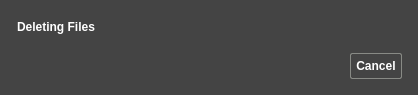
<?xml version="1.0" encoding="UTF-8"?>
<ui version="4.0">
 <class>DialogDelete</class>
 <widget class="QDialog" name="DialogDelete">
  <property name="geometry">
   <rect>
    <x>0</x>
    <y>0</y>
    <width>418</width>
    <height>95</height>
   </rect>
  </property>
  <property name="windowTitle">
   <string>Deleting</string>
  </property>
  <property name="styleSheet">
   <string notr="true">QWidget
{	
	background-color: #444444;
	font: bold 12px;
	color:  white;
	font: 700 10pt &quot;Comfortaa&quot;;
}
QLabel{
	padding-left: 3px;
	padding-right: 3px;
}

QLineEdit
{
border: 1px solid rgb(136, 138, 133);
}

QPushButton
{
	margin: 5px;
	padding: 5px;
	border: 1px solid rgb(136, 138, 133);
    border-radius: 2px;
	text-align: center;
}
QPushButton::pressed
{
	background-color: #555555;
}
QPushButton::hover
{
	border: 1px solid #aaaaaa;
}
QGroupBox
{
	padding: 1px;
	margin: 1px;
}

QHeaderView::section
{
	margin: 2px;
	padding: 2px;
}

QMenu::indicator {
    border: 1px inset white;
}
QMenu::indicator:checked {
    border: 1px inset white;
	background: red;
}</string>
  </property>
  <layout class="QVBoxLayout" name="verticalLayout">
   <item>
    <widget class="QLabel" name="label">
     <property name="text">
      <string>Deleting Files</string>
     </property>
    </widget>
   </item>
   <item>
    <layout class="QHBoxLayout" name="horizontalLayout">
     <item>
      <spacer name="horizontalSpacer">
       <property name="orientation">
        <enum>Qt::Horizontal</enum>
       </property>
       <property name="sizeHint" stdset="0">
        <size>
         <width>40</width>
         <height>20</height>
        </size>
       </property>
      </spacer>
     </item>
     <item>
      <widget class="QPushButton" name="pushButton">
       <property name="text">
        <string>Cancel</string>
       </property>
      </widget>
     </item>
    </layout>
   </item>
  </layout>
 </widget>
 <resources/>
 <connections/>
</ui>
